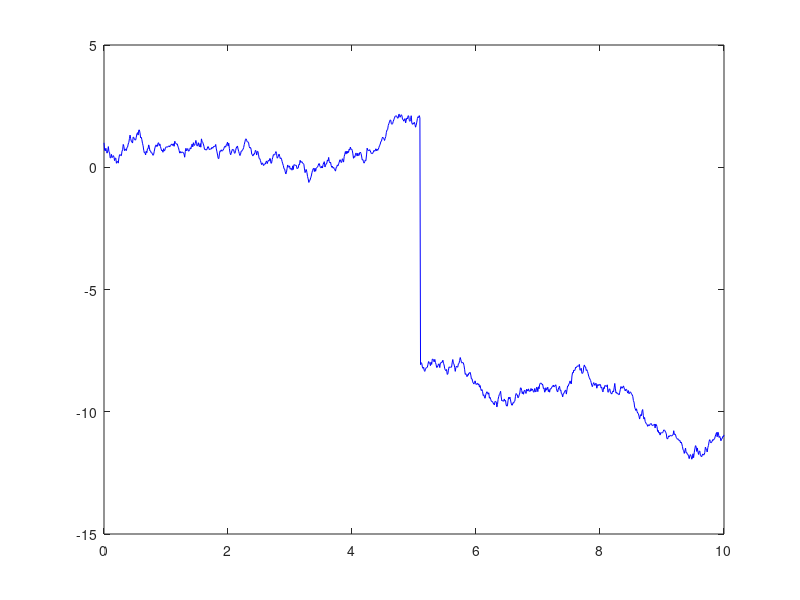

MATLAB code for this plot: (Note: this script raises an error after producing the figure.)
clear; clc; close all;
num_steps = 1000;
time = linspace(0, 10, num_steps);
potential_barrier = @(x) (x > 4 & x < 6) * 10;
qubit_state = zeros(1, num_steps);
qubit_state(1) = 1;
probability_tunneling = 0.05;
sigma = 0.1;
noise = sigma * randn(1, num_steps);

for t = 2:num_steps
    if rand < probability_tunneling
        qubit_state(t) = qubit_state(t-1) - potential_barrier(time(t)) + noise(t);
    else
        qubit_state(t) = qubit_state(t-1) + noise(t);
    end
end

plot(time, qubit_state, 'b');
hold on;
yline(0, 'r--', 'Barrier');
xlabel('Time');
ylabel('Qubit State');
title('Quantum Tunneling with White Gaussian Noise');
grid on;
